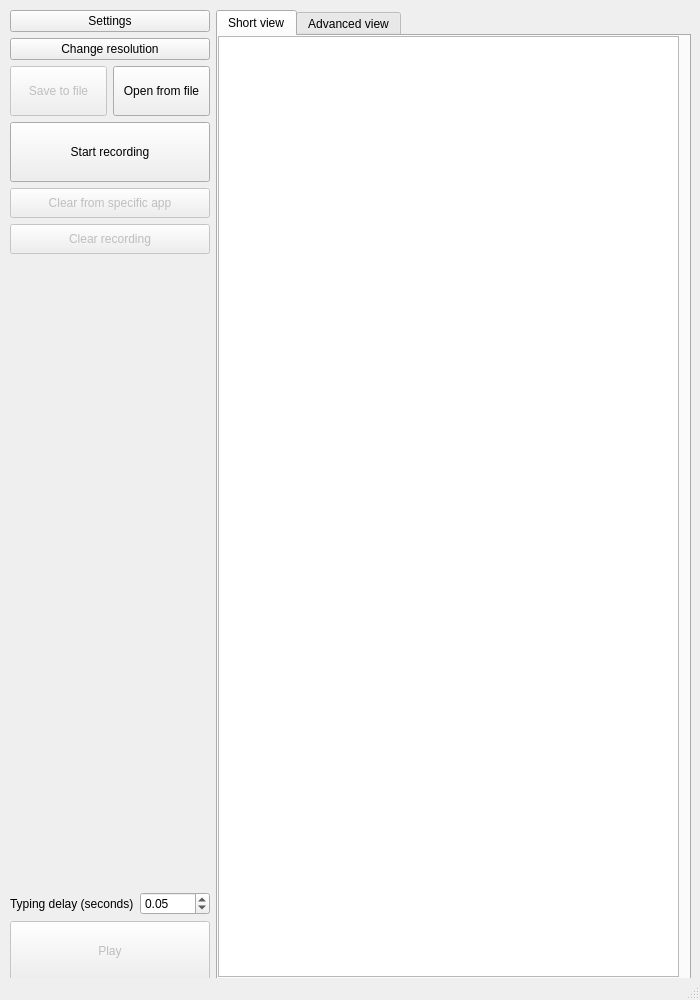
<?xml version="1.0" encoding="UTF-8"?>
<ui version="4.0">
 <class>MainWindow</class>
 <widget class="QMainWindow" name="MainWindow">
  <property name="geometry">
   <rect>
    <x>0</x>
    <y>0</y>
    <width>700</width>
    <height>1000</height>
   </rect>
  </property>
  <property name="sizePolicy">
   <sizepolicy hsizetype="Fixed" vsizetype="Fixed">
    <horstretch>0</horstretch>
    <verstretch>0</verstretch>
   </sizepolicy>
  </property>
  <property name="minimumSize">
   <size>
    <width>700</width>
    <height>1000</height>
   </size>
  </property>
  <property name="windowTitle">
   <string>MainWindow</string>
  </property>
  <widget class="QWidget" name="centralwidget">
   <widget class="QWidget" name="horizontalLayoutWidget">
    <property name="geometry">
     <rect>
      <x>10</x>
      <y>10</y>
      <width>681</width>
      <height>971</height>
     </rect>
    </property>
    <layout class="QHBoxLayout" name="horizontalLayout">
     <item>
      <layout class="QVBoxLayout" name="verticalLayout">
       <property name="sizeConstraint">
        <enum>QLayout::SetDefaultConstraint</enum>
       </property>
       <item>
        <widget class="QPushButton" name="settings_btn">
         <property name="sizePolicy">
          <sizepolicy hsizetype="Fixed" vsizetype="Fixed">
           <horstretch>0</horstretch>
           <verstretch>0</verstretch>
          </sizepolicy>
         </property>
         <property name="minimumSize">
          <size>
           <width>200</width>
           <height>0</height>
          </size>
         </property>
         <property name="text">
          <string>Settings</string>
         </property>
        </widget>
       </item>
       <item>
        <widget class="QPushButton" name="change_res_btn">
         <property name="sizePolicy">
          <sizepolicy hsizetype="Fixed" vsizetype="Fixed">
           <horstretch>0</horstretch>
           <verstretch>0</verstretch>
          </sizepolicy>
         </property>
         <property name="minimumSize">
          <size>
           <width>200</width>
           <height>0</height>
          </size>
         </property>
         <property name="text">
          <string>Change resolution</string>
         </property>
        </widget>
       </item>
       <item>
        <layout class="QHBoxLayout" name="horizontalLayout_3">
         <property name="sizeConstraint">
          <enum>QLayout::SetDefaultConstraint</enum>
         </property>
         <item>
          <widget class="QPushButton" name="save_to_file_btn">
           <property name="enabled">
            <bool>false</bool>
           </property>
           <property name="sizePolicy">
            <sizepolicy hsizetype="Fixed" vsizetype="Fixed">
             <horstretch>0</horstretch>
             <verstretch>0</verstretch>
            </sizepolicy>
           </property>
           <property name="minimumSize">
            <size>
             <width>97</width>
             <height>50</height>
            </size>
           </property>
           <property name="cursor">
            <cursorShape>ArrowCursor</cursorShape>
           </property>
           <property name="text">
            <string>Save to file</string>
           </property>
          </widget>
         </item>
         <item>
          <widget class="QPushButton" name="open_from_file_btn">
           <property name="sizePolicy">
            <sizepolicy hsizetype="Fixed" vsizetype="Fixed">
             <horstretch>0</horstretch>
             <verstretch>0</verstretch>
            </sizepolicy>
           </property>
           <property name="minimumSize">
            <size>
             <width>97</width>
             <height>50</height>
            </size>
           </property>
           <property name="text">
            <string>Open from file</string>
           </property>
          </widget>
         </item>
        </layout>
       </item>
       <item>
        <widget class="QPushButton" name="toggle_recording_btn">
         <property name="sizePolicy">
          <sizepolicy hsizetype="Fixed" vsizetype="Fixed">
           <horstretch>0</horstretch>
           <verstretch>0</verstretch>
          </sizepolicy>
         </property>
         <property name="minimumSize">
          <size>
           <width>200</width>
           <height>60</height>
          </size>
         </property>
         <property name="cursor">
          <cursorShape>ArrowCursor</cursorShape>
         </property>
         <property name="text">
          <string>Start recording</string>
         </property>
         <property name="shortcut">
          <string>Space, Space</string>
         </property>
        </widget>
       </item>
       <item>
        <widget class="QPushButton" name="clear_specific_recording_btn">
         <property name="enabled">
          <bool>false</bool>
         </property>
         <property name="sizePolicy">
          <sizepolicy hsizetype="Fixed" vsizetype="Fixed">
           <horstretch>0</horstretch>
           <verstretch>0</verstretch>
          </sizepolicy>
         </property>
         <property name="minimumSize">
          <size>
           <width>200</width>
           <height>30</height>
          </size>
         </property>
         <property name="text">
          <string>Clear from specific app</string>
         </property>
        </widget>
       </item>
       <item>
        <widget class="QPushButton" name="clear_recording_btn">
         <property name="enabled">
          <bool>false</bool>
         </property>
         <property name="sizePolicy">
          <sizepolicy hsizetype="Fixed" vsizetype="Fixed">
           <horstretch>0</horstretch>
           <verstretch>0</verstretch>
          </sizepolicy>
         </property>
         <property name="minimumSize">
          <size>
           <width>200</width>
           <height>30</height>
          </size>
         </property>
         <property name="whatsThis">
          <string>&lt;html&gt;&lt;head/&gt;&lt;body&gt;&lt;p&gt;&lt;br/&gt;&lt;/p&gt;&lt;/body&gt;&lt;/html&gt;</string>
         </property>
         <property name="text">
          <string>Clear recording</string>
         </property>
        </widget>
       </item>
       <item>
        <spacer name="verticalSpacer">
         <property name="orientation">
          <enum>Qt::Vertical</enum>
         </property>
         <property name="sizeHint" stdset="0">
          <size>
           <width>20</width>
           <height>40</height>
          </size>
         </property>
        </spacer>
       </item>
       <item>
        <layout class="QHBoxLayout" name="horizontalLayout_4">
         <item>
          <widget class="QLabel" name="typing_delay_label">
           <property name="sizePolicy">
            <sizepolicy hsizetype="Fixed" vsizetype="Preferred">
             <horstretch>0</horstretch>
             <verstretch>0</verstretch>
            </sizepolicy>
           </property>
           <property name="text">
            <string>Typing delay (seconds)</string>
           </property>
          </widget>
         </item>
         <item>
          <widget class="QDoubleSpinBox" name="typing_delay_spinbox">
           <property name="singleStep">
            <double>0.050000000000000</double>
           </property>
           <property name="value">
            <double>0.050000000000000</double>
           </property>
          </widget>
         </item>
        </layout>
       </item>
       <item>
        <widget class="QPushButton" name="play_btn">
         <property name="enabled">
          <bool>false</bool>
         </property>
         <property name="sizePolicy">
          <sizepolicy hsizetype="Fixed" vsizetype="Fixed">
           <horstretch>0</horstretch>
           <verstretch>0</verstretch>
          </sizepolicy>
         </property>
         <property name="minimumSize">
          <size>
           <width>200</width>
           <height>60</height>
          </size>
         </property>
         <property name="cursor">
          <cursorShape>PointingHandCursor</cursorShape>
         </property>
         <property name="text">
          <string>Play</string>
         </property>
        </widget>
       </item>
      </layout>
     </item>
     <item>
      <widget class="QTabWidget" name="tabWidget">
       <property name="sizePolicy">
        <sizepolicy hsizetype="Expanding" vsizetype="Preferred">
         <horstretch>0</horstretch>
         <verstretch>0</verstretch>
        </sizepolicy>
       </property>
       <property name="currentIndex">
        <number>0</number>
       </property>
       <widget class="QWidget" name="tab">
        <attribute name="title">
         <string>Short view</string>
        </attribute>
        <widget class="QListWidget" name="list">
         <property name="geometry">
          <rect>
           <x>0</x>
           <y>0</y>
           <width>461</width>
           <height>941</height>
          </rect>
         </property>
         <property name="sizePolicy">
          <sizepolicy hsizetype="Expanding" vsizetype="Fixed">
           <horstretch>0</horstretch>
           <verstretch>0</verstretch>
          </sizepolicy>
         </property>
        </widget>
       </widget>
       <widget class="QWidget" name="tab_2">
        <attribute name="title">
         <string>Advanced view</string>
        </attribute>
        <widget class="QListWidget" name="list_advanced">
         <property name="geometry">
          <rect>
           <x>0</x>
           <y>0</y>
           <width>461</width>
           <height>941</height>
          </rect>
         </property>
        </widget>
       </widget>
      </widget>
     </item>
    </layout>
   </widget>
  </widget>
  <widget class="QStatusBar" name="statusbar"/>
 </widget>
 <resources/>
 <connections/>
</ui>
